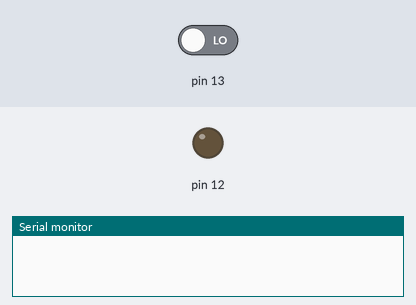
Bench run of a program on a simulated Arduino Uno, built with avr-gcc and run on an emulated ATmega328P. Shown: output pins drawn as LEDs (lit = HIGH), the last lines printed to the serial monitor. Dashed ring = blinking. Inputs (shaded band) come from the test bench; at power-on: pin 13 LOW.

Above: at 1.2 s.
1.3 s: pin 13 driven HIGH
At 2.1 s:
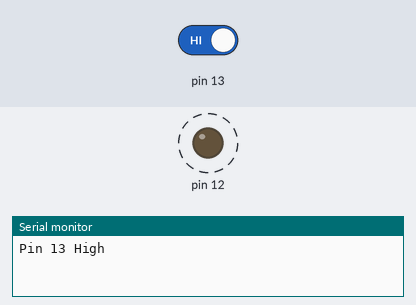
4.3 s: pin 13 driven LOW
At 5.5 s:
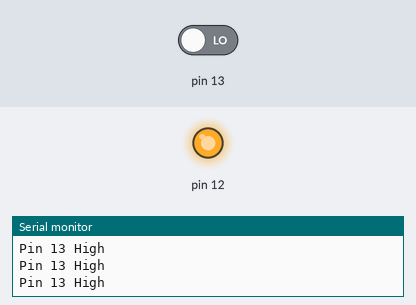
Timing chart, 0 to 7.3 s (numbered marks = the images above; inputs shaded):
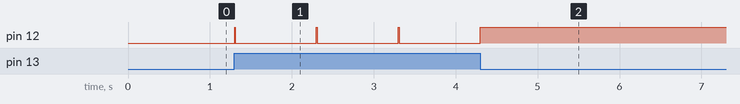

The program:

main.cpp
```cpp
#include <Arduino.h>
unsigned long previousMillis = 0; // will store last time LED was updated
const long interval = 1000;       // interval at which to blink (milliseconds)

void setup()
{
  // put your setup code here, to run once:
  pinMode(13, INPUT);
  pinMode(12, OUTPUT);
  Serial.begin(9600);
}

void loop()
{
  unsigned long currentMillis = millis();

  if (digitalRead(13))
  {

    if (currentMillis - previousMillis >= interval)
    {
      Serial.println("Pin 13 High");
      digitalWrite(12, 1);
      delay(10);
      previousMillis = currentMillis;
    }
    else
    {
      digitalWrite(12, 0);
    }
  }
}
```

Measured:
- after the input at 1.3 s, pin 12: alternates HIGH for 0.01 s and LOW for 0.99 s, starting at once
- after the input at 4.3 s, pin 12: goes on until 4.3 s, then stays HIGH
